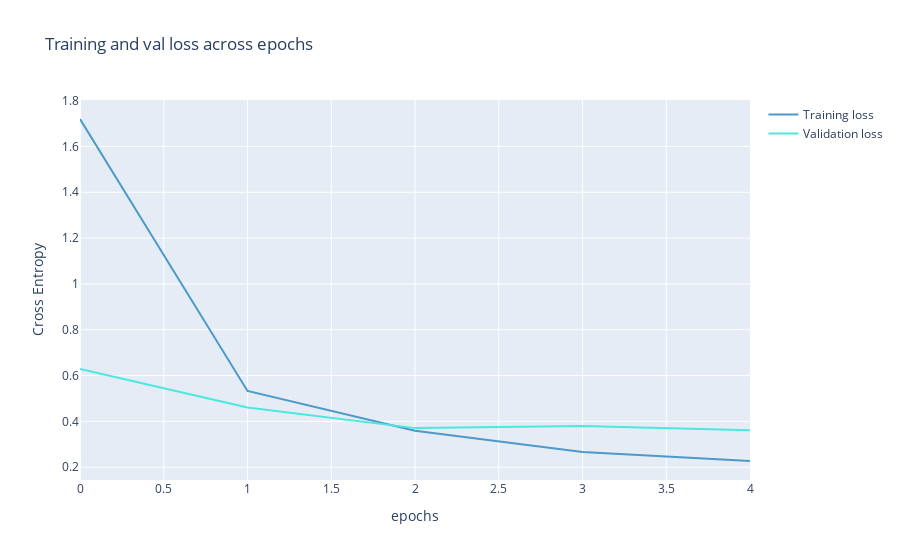

Notebook source saved alongside this figure:
### Markdown cell above
7. Do the same for your `loss`

### Code cell
from plotly import graph_objects as go
color_chart = ["#4B9AC7", "#4BE8E0", "#9DD4F3", "#97FBF6", "#2A7FAF", "#23B1AB", "#0E3449", "#015955"]

fig = go.Figure(data=[
                      go.Scatter(
                          y=history_finetune["loss"],
                          name="Training loss",
                          mode="lines",
                          marker=dict(
                              color=color_chart[0]
                          )),
                      go.Scatter(
                          y=history_finetune["val_loss"],
                          name="Validation loss",
                          mode="lines",
                          marker=dict(
                              color=color_chart[1]
                          ))
])
fig.update_layout(
    title='Training and val loss across epochs',
    xaxis_title='epochs',
    yaxis_title='Cross Entropy'    
)
fig.show()

### Figure 1 — Plotly figure (JSON) as saved in the notebook; plotly's stock layout.template omitted (floating-point values rounded to 4 significant figures)
{"data": [{"marker": {"color": "#4B9AC7"}, "mode": "lines", "name": "Training loss", "type": "scatter", "y": [1.72, 0.533, 0.359, 0.2664, 0.2273]}, {"marker": {"color": "#4BE8E0"}, "mode": "lines", "name": "Validation loss", "type": "scatter", "y": [0.6292, 0.4604, 0.3708, 0.3803, 0.3611]}], "layout": {"title": {"text": "Training and val loss across epochs"}, "xaxis": {"title": {"text": "epochs"}}, "yaxis": {"title": {"text": "Cross Entropy"}}}}
